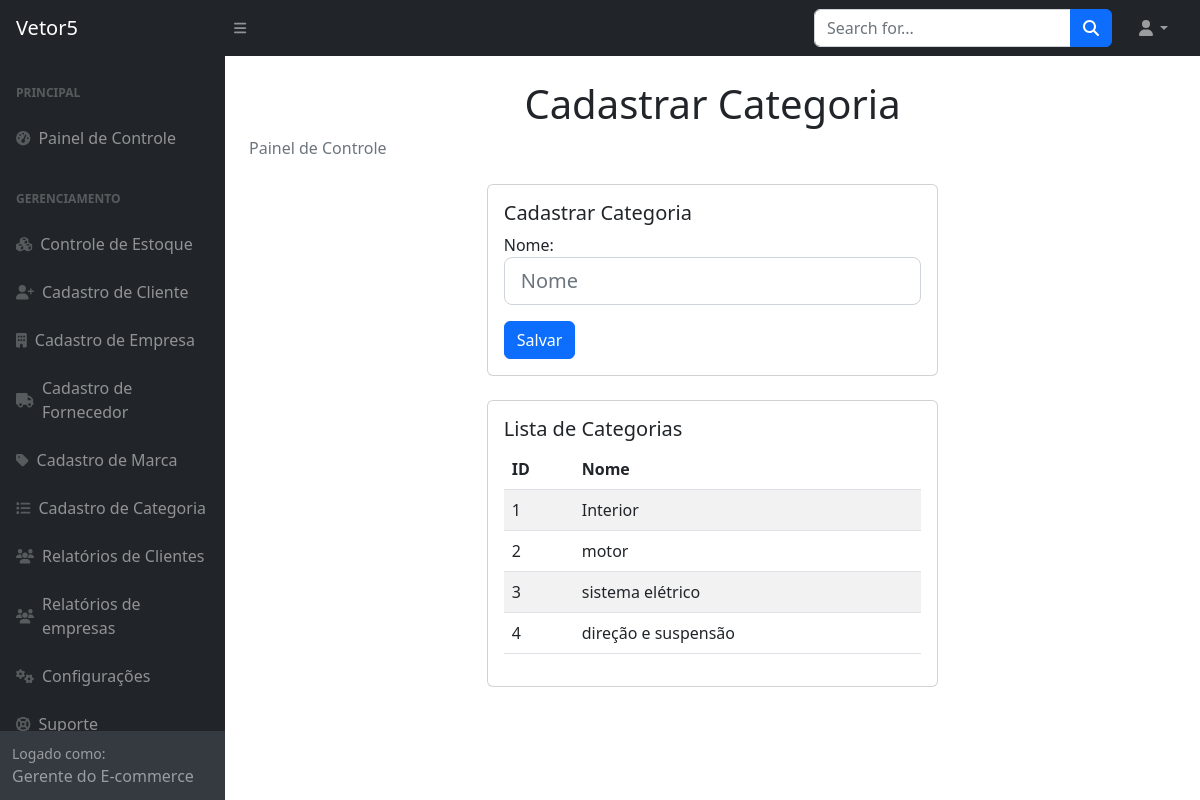
Screenshot of /vetor5/adicionar_categoria/ with the database file from the repository.
### usuarios/models.py (models this page shows, shortened)
class Categoria_produto(models.Model):
    nome = models.CharField(max_length=40)
    class Meta:
        verbose_name_plural = "Categoria do produto"

### usuarios/views.py (the view)
# urls.py: path('adicionar_categoria/', views.adicionar_categoria, name='adicionar_categoria'),
def adicionar_categoria(request):
    if request.method == 'POST':
        form = CategoriaProdutoForm(request.POST)
        if form.is_valid():
            form.save()
            return redirect('/vetor5/categoria/')  # Redireciona para a página de listagem de categorias
    else:
        form = CategoriaProdutoForm()
        categorias = Categoria_produto.objects.all()
    return render(request, 'categoria.html', {'form': form, 'categorias': categorias})

### usuarios/forms.py
class CategoriaProdutoForm(forms.ModelForm):
    class Meta:
        model = Categoria_produto
        fields = ['nome']
    def __init__(self, *args, **kwargs):
        super().__init__(*args, **kwargs)
        for field_name, field in self.fields.items():
            field.widget.attrs.update({'class': 'form-control form-control-lg', 'placeholder': field.label})

### usuarios/templates/categoria.html (shortened to what this page needs)
{% load static %}
<!DOCTYPE html>
<html lang="en">
    <head>
        <link href="https://cdn.jsdelivr.net/npm/simple-datatables@7.1.2/dist/style.min.css" rel="stylesheet" />
        <link href="{% static 'css/styles.css' %}" rel="stylesheet" />
    </head>
    <body class="sb-nav-fixed">
        <nav class="sb-topnav navbar navbar-expand navbar-dark bg-dark">
            <a class="navbar-brand ps-3" href="{% url 'index' %}">Vetor5</a>
            <button class="btn btn-link btn-sm order-1 order-lg-0 me-4 me-lg-0" id="sidebarToggle" href="#!"><i class="fas fa-bars"></i></button>
            <form action="{% url 'pesquisare' %}" class="d-none d-md-inline-block form-inline ms-auto me-0 me-md-3 my-2 my-md-0" method="GET">
                <div class="input-group">
                    <input name="mome_filtrar" class="form-control" type="text" placeholder="Search for..." aria-label="Search for..." aria-describedby="btnNavbarSearch" />
                    <button class="btn btn-primary" id="btnNavbarSearch" type="button"><i class="fas fa-search"></i></button>
                </div>
            </form>
            <ul class="navbar-nav ms-auto ms-md-0 me-3 me-lg-4">
                <li class="nav-item dropdown">
                    <a class="nav-link dropdown-toggle" id="navbarDropdown" href="#" role="button" data-bs-toggle="dropdown" aria-expanded="false"><i class="fas fa-user fa-fw"></i></a>
                </li>
            </ul>
        </nav>
        <div id="layoutSidenav">
            <div id="layoutSidenav_nav">
                <nav class="sb-sidenav accordion sb-sidenav-dark" id="sidenavAccordion">
                    <div class="sb-sidenav-menu">
                        <div class="nav">
                            <div class="sb-sidenav-menu-heading">Principal</div>
                            <a class="nav-link" href="{% url 'gerente' %}">
                                <div class="sb-nav-link-icon"><i class="fas fa-tachometer-alt"></i></div>
                                Painel de Controle
                            </a>
                            <div class="sb-sidenav-menu-heading">Gerenciamento</div>
                            <a class="nav-link" href="{% url 'lista_estoque' %}">
                                <div class="sb-nav-link-icon"><i class="fas fa-cubes"></i></div>
                                Controle de Estoque
                            </a>
                            <a class="nav-link" href="{% url 'adicionar_cliente' %}">
                                <div class="sb-nav-link-icon"><i class="fas fa-user-plus"></i></div>
                                Cadastro de Cliente
                            </a>
                            <a class="nav-link" href="{% url 'adicionar_empresa' %}">
                                <div class="sb-nav-link-icon"><i class="fas fa-building"></i></div>
                                Cadastro de Empresa
                            </a>
                            <a class="nav-link" href="{% url 'criar_fornecedor' %}">
                                <div class="sb-nav-link-icon"><i class="fas fa-truck"></i></div>
                                Cadastro de Fornecedor
                            </a>
                            <a class="nav-link" href="{% url 'marca' %}">
                                <div class="sb-nav-link-icon"><i class="fas fa-tag"></i></div>
                                Cadastro de Marca
                            </a>
                            <a class="nav-link" href="{% url 'adicionar_categoria' %}">
                                <div class="sb-nav-link-icon"><i class="fas fa-list"></i></div>
                                Cadastro de Categoria
                            </a>
                            <a class="nav-link" href="{% url 'pedido_cliente_gerente' %}">
                                <div class="sb-nav-link-icon"><i class="fas fa-users"></i></div>
                                Relatórios de Clientes
                            </a>
                            <a class="nav-link" href="{% url 'pedido_empresa_gerente' %}">
                                <div class="sb-nav-link-icon"><i class="fas fa-users"></i></div>
                                Relatórios de empresas
                            </a>
                            <a class="nav-link" href="{% url 'perfil_gerente' %}">
                                <div class="sb-nav-link-icon"><i class="fas fa-cogs"></i></div>
                                Configurações
                            </a>
                            <a class="nav-link" href="suporte.html">
                                <div class="sb-nav-link-icon"><i class="fas fa-life-ring"></i></div>
                                Suporte
                            </a>
                        </div>
                    </div>
                    <div class="sb-sidenav-footer">
                        <div class="small">Logado como:</div>
                        Gerente do E-commerce
                    </div>
                </nav>
            </div>
            <div id="layoutSidenav_content">
                <main>
                    <div class="container-fluid px-4">
                        <h1 class="mt-4 text-center">Cadastrar Categoria</h1>
                        <ol class="breadcrumb mb-4 text-center">
                            <li class="breadcrumb-item active">Painel de Controle</li>
                        </ol>
                        <section class="section">
                            <div class="row justify-content-center">
                                <div class="col-lg-6">
                                    <div class="card mb-4">
                                        <div class="card-body">
                                            <h5 class="card-title">Cadastrar Categoria</h5>
                                            <form method="POST">
                                                {{ form.as_p }}
                                                <button type="submit" class="btn btn-primary">Salvar</button>
                                            </form>
                                        </div>
                                    </div>
                                    <div class="card mt-4">
                                        <div class="card-body">
                                            <h5 class="card-title">Lista de Categorias</h5>
                                            <div class="table-responsive">
                                                <table class="table table-striped">
                                                    <thead>
                                                        <tr>
                                                            <th scope="col">ID</th>
                                                            <th scope="col">Nome</th>
                                                        </tr>
                                                    </thead>
                                                    <tbody>
                                                        {% for categoria in categorias %}
                                                            <tr>
                                                                <td>{{ categoria.id }}</td>
                                                                <td>{{ categoria.nome }}</td>
                                                            </tr>
                                                        {% endfor %}
                                                    </tbody>
                                                </table>
                                            </div>
                                        </div>
                                    </div>
                                </div>
                            </div>
                        </section>
                    </div>
                </main>
            </div>
        </div>
    </body>
</html>

### rows the page displays
Categoria_produto: id "1", nome "Interior"
Categoria_produto: id "2", nome "motor"
Categoria_produto: id "3", nome "sistema elétrico"
Categoria_produto: id "4", nome "direção e suspensão"
